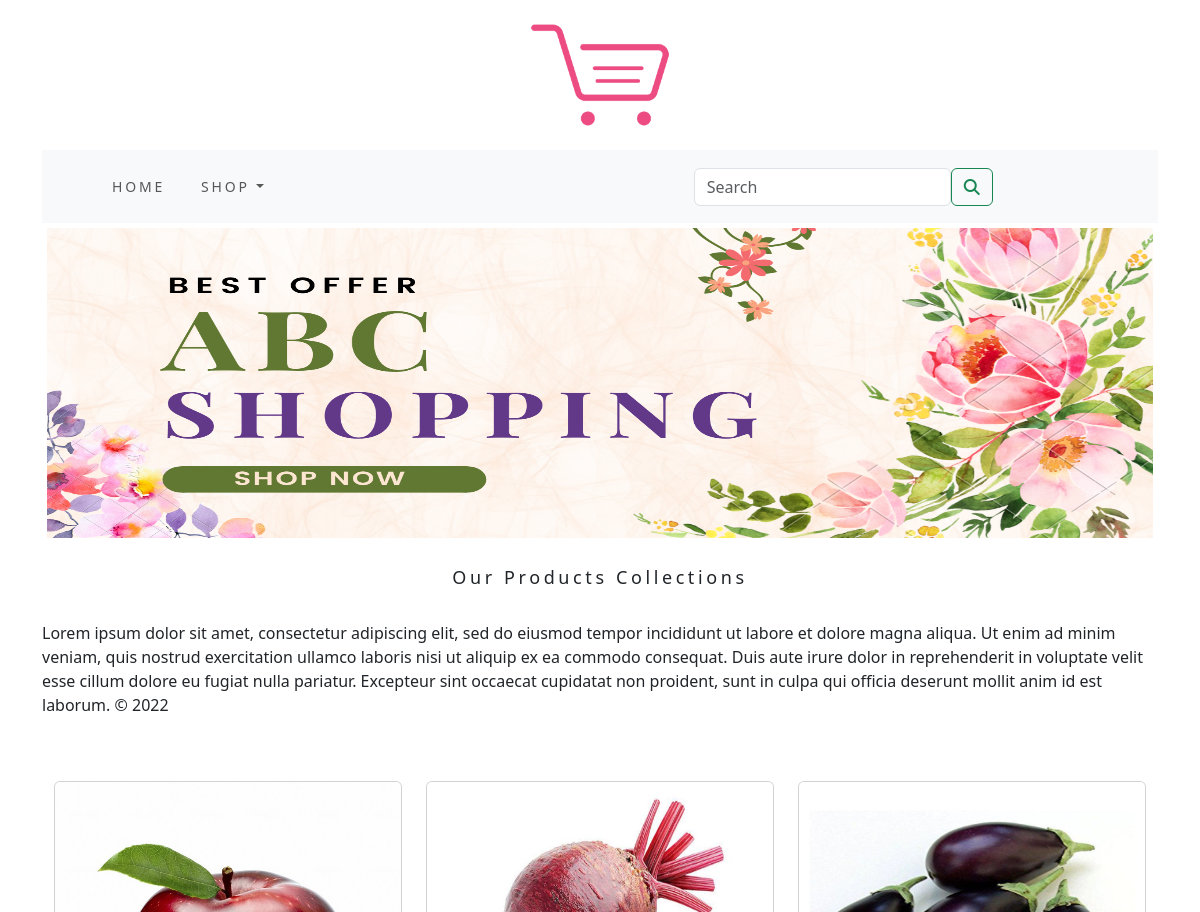
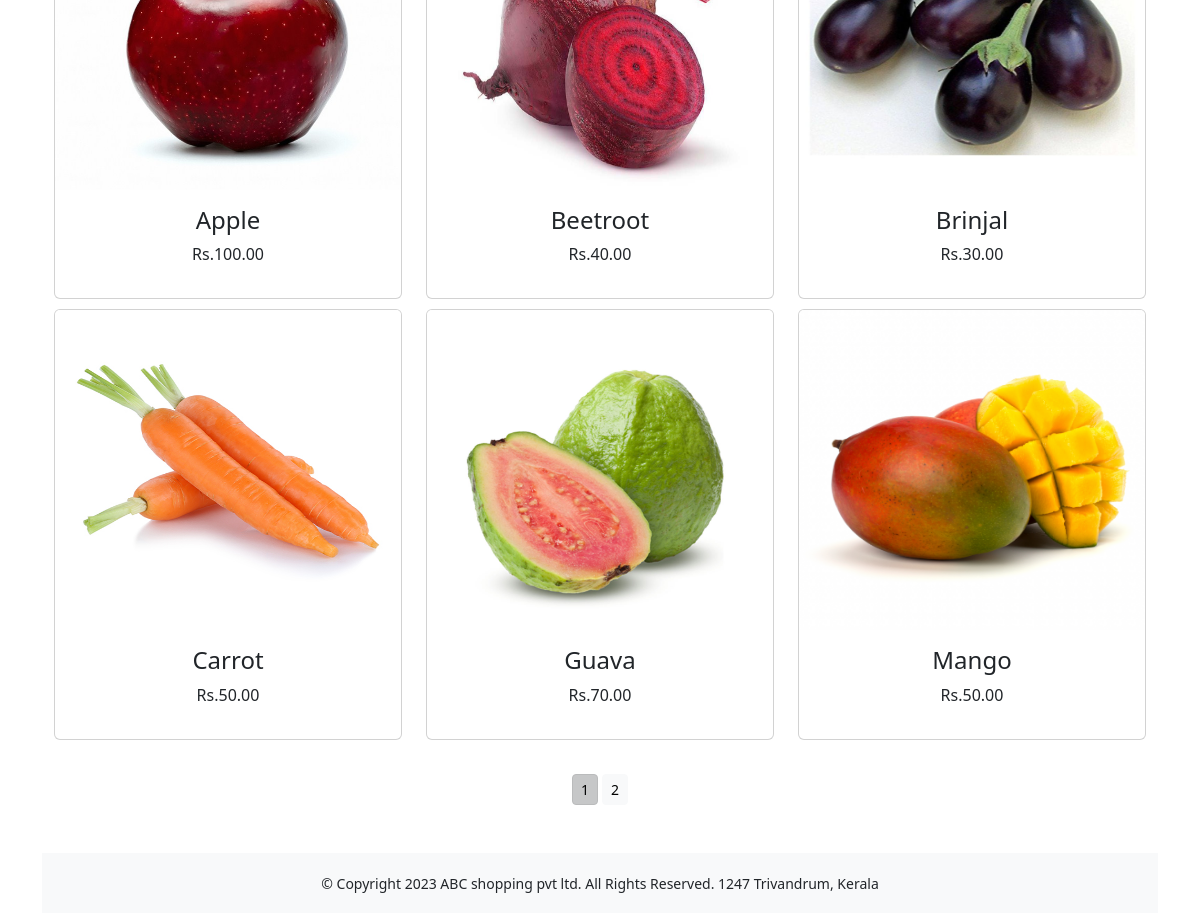
The app's page /ecommerceapp/ with its own data (2 pictures, top to bottom).
### ecommerceapp/models.py (models this page shows, shortened)
class Product(models.Model):
    name = models.CharField(max_length=250, unique=True)
    slug = models.SlugField(max_length=250, unique=True)
    description = models.TextField(blank=True)
    price = models.DecimalField(max_digits=10, decimal_places=2)
    category = models.ForeignKey(Category, on_delete=models.CASCADE)
    image = models.ImageField(upload_to='product', blank=True)
    stock = models.IntegerField()
    available = models.BooleanField(default=True)
    created = models.DateTimeField(auto_now_add=True)
    updated = models.DateTimeField(auto_now=True)
    def get_url(self):
        return reverse('ecommerceapp:prodCatdetail', args=[self.category.slug, self.slug])
    class Meta:
        ordering = ('name',)
        verbose_name = 'product'
        verbose_name_plural = 'products'

### ecommerceapp/views.py (the view)
# urls.py: path('', views.allProdcat, name='allProdcat'),
def allProdcat(request, c_slug=None):
    c_page = None
    products_list = None
    if c_slug != None:
        c_page = get_object_or_404(Category, slug=c_slug)
        products_list = Product.objects.all().filter(category=c_page, available=True)
    else:
        products_list = Product.objects.all().filter(available=True)
    paginator = Paginator(products_list, 6)
    try:
        page = int(request.GET.get('page', '1'))
    except:
        page = 1
    try:
        products = paginator.page(page)
    except(EmptyPage, InvalidPage):
        products = paginator.page(paginator.num_pages)
    return render(request, "category.html", {'category': c_page, 'products': products})

### cart/context_processors.py (called while the page is built)
def counter(request):
    item_count = 0
    if 'admin' in request.path:
        return {}
    else:
        try:
            cart = Cart.objects.filter(cart_id=cart_id(request))
            cart_items = CartItem.objects.all().filter(cart=cart[:1])
            for cart_item in cart_items:
                item_count += cart_item.quantity
        except Cart.DoesNotExist:
            item_count = 0
    return dict(item_count=item_count)

### cart/views.py (called while the page is built)
def cart_id(request):
    cart = request.session.session_key
    if not cart:
        cart = request.session.create()
    return cart

### ecommerceapp/context_processors.py (called while the page is built)
def menu_links(request):
    links = Category.objects.all()
    return dict(links=links)

### ecommerceapp/models.py (called while the page is built)
    def get_url(self):
        return reverse('ecommerceapp:products_by_category', args=[self.slug])

### templates/category.html (shortened to what this page needs)
{% extends 'base.html' %}
{% load static %}
{% block content %}
       <div class="mx-auto">
    {% if category %}
           <img class="my_image" src="{{category.image.url}}" alt="{{category.name}}" width="250px" height="250px">
       </div>
       <br>
       <div>
           <h1 class="text-center my_title">{{category.name}}</h1>
           <p class="text-justify">{{category.description}}</p>
       </div>
    {% else %}
       <div>
            <img class="my_image my_image_padding" src="{% static 'img/banner.png' %}" alt="our products" width="1250px" height="250px">
       </div>
       <br>
       <div>
           <h1 class="text-centre my_title"><center>Our Products Collections</center></h1>
           <br>
           <p class="text-justify">Lorem ipsum dolor sit amet, consectetur adipiscing elit, sed do eiusmod tempor incididunt ut labore et dolore magna aliqua. Ut enim ad minim veniam, quis nostrud exercitation ullamco laboris nisi ut aliquip ex ea commodo consequat. Duis aute irure dolor in reprehenderit in voluptate velit esse cillum dolore eu fugiat nulla pariatur. Excepteur sint occaecat cupidatat non proident, sunt in culpa qui officia deserunt mollit anim id est laborum.
              © 2022</p>
           <br>
           <br>
       </div>
    {% endif %}
    <div class="container">
        <div class="row mx_auto">
            {% for product in products.object_list %}
            <div class="my_bottom_margin col-9 col-sm-12 col-md-4 col-lg-4">
                <div class="card text-center" style="min-width:18rem;">
                    <a href="{{product.get_url}}"><img class="card-img-top my_image" src="{{product.image.url}}" alt="{{product.name}}" width="250px" height="250px"></a>
                    <div class="card-body">
                        <h4>{{product.name}}</h4>
                        <p>Rs.{{product.price}}</p>
                    </div>
                </div>
            </div>
            {% endfor %}
        </div>
        <div class="mx-auto">
            {% if products.paginator.num_pages > 1 %}
            <br>
            <div class="text-center">
                {% for pg in products.paginator.page_range %}
                <a href="?page={{pg}}" class="btn btn-light btn-sm {% if products.number == pg %} active {% endif %}">{{pg}}</a>
            {% endfor %}
            </div>
            {% endif %}
        </div>
        <br>
    </div>
{% endblock %}

### templates/base.html (shortened to what this page needs)
{% load static %}
<!DOCTYPE html>
<html lang="en">
<head>
    <link rel="stylesheet" href="{% static 'css/custom.css' %}">
    <link href="{% static 'css/bootstrap.rtl.min.css' %}" rel="stylesheet">
</head>
<body>
<div class="container">
  {% include 'header.html' %}
  {% include 'nav.html' %}
  {% block content %}
  {% endblock %}
</div>
{% include 'footer.html' %}
</body>
</html>

### templates/header.html
{% load static %}
<header>
  <center>
    <a href="{% url 'ecommerceapp:allProdcat' %}"><img src="{% static 'img/logo.png' %}" alt="logoimage" width="150px" height="150px"></a>
  </center>
</header>

### templates/nav.html (shortened to what this page needs)
<nav class="navbar navbar-expand bg-body-tertiary">
  <div class="container-fluid">
    <div class="collapse navbar-collapse" id="navbarNav">
      <ul class="navbar-nav">
        <li class="nav-items">
          <a class="nav-link" href="{% url 'ecommerceapp:allProdcat'%}">Home</a>
        </li>
        <li class="nav-items dropdown {% if 'ecommerceapp' in request.path %} active {% endif %}">
          <a class="nav-link dropdown-toggle" href="#" role="button" data-bs-toggle="dropdown" aria-expanded="false">
            Shop
          </a>
        </li>
      </ul>
      <form class="d-flex" style="margin-left:400px;" action="{% url 'searchapp:searchresult' %}" method="get">
        <input class="form-control me-2" type="search" placeholder="Search" name="q" aria-label="Search">
        <button class="btn btn-outline-success" type="submit"><i class="fa fa-search"></i></button>
      </form>
    </div>
  </div>
</nav>

### templates/footer.html
<br>
<div class="footer navbar-fixed-bottom my_footer">
  <p class="text-center">© Copyright 2023 ABC shopping pvt ltd. All Rights Reserved. 1247 Trivandrum, Kerala</p>
</div>

### ecommerceapp/static/css/custom.css (style rules this page uses)
.nav-items { letter-spacing : .2em; font-size : 14px; text-transform : uppercase; padding:10px }
.my_footer { background-color:#f8f9fa; height: 60px; }
.my_footer p { padding-top: 20px; font-size: 14px; }
.my_image { width:100%; height:320px; }
.my_title { font-size: 18px; text_transform:uppercase; letter-spacing: .2em; }
.my_image_padding { padding:5px; }
.my_bottom_margin { margin-bottom:10px; }

### records on screen
Product: image (picture), name "Apple", price "100.00"
Product: image (picture), name "Beetroot", price "40.00"
Product: image (picture), name "Brinjal", price "30.00"
Product: image (picture), name "Carrot", price "50.00"
Product: image (picture), name "Guava", price "70.00"
Product: image (picture), name "Mango", price "50.00"

### other values on screen
{{ pg }} "1" "2"
